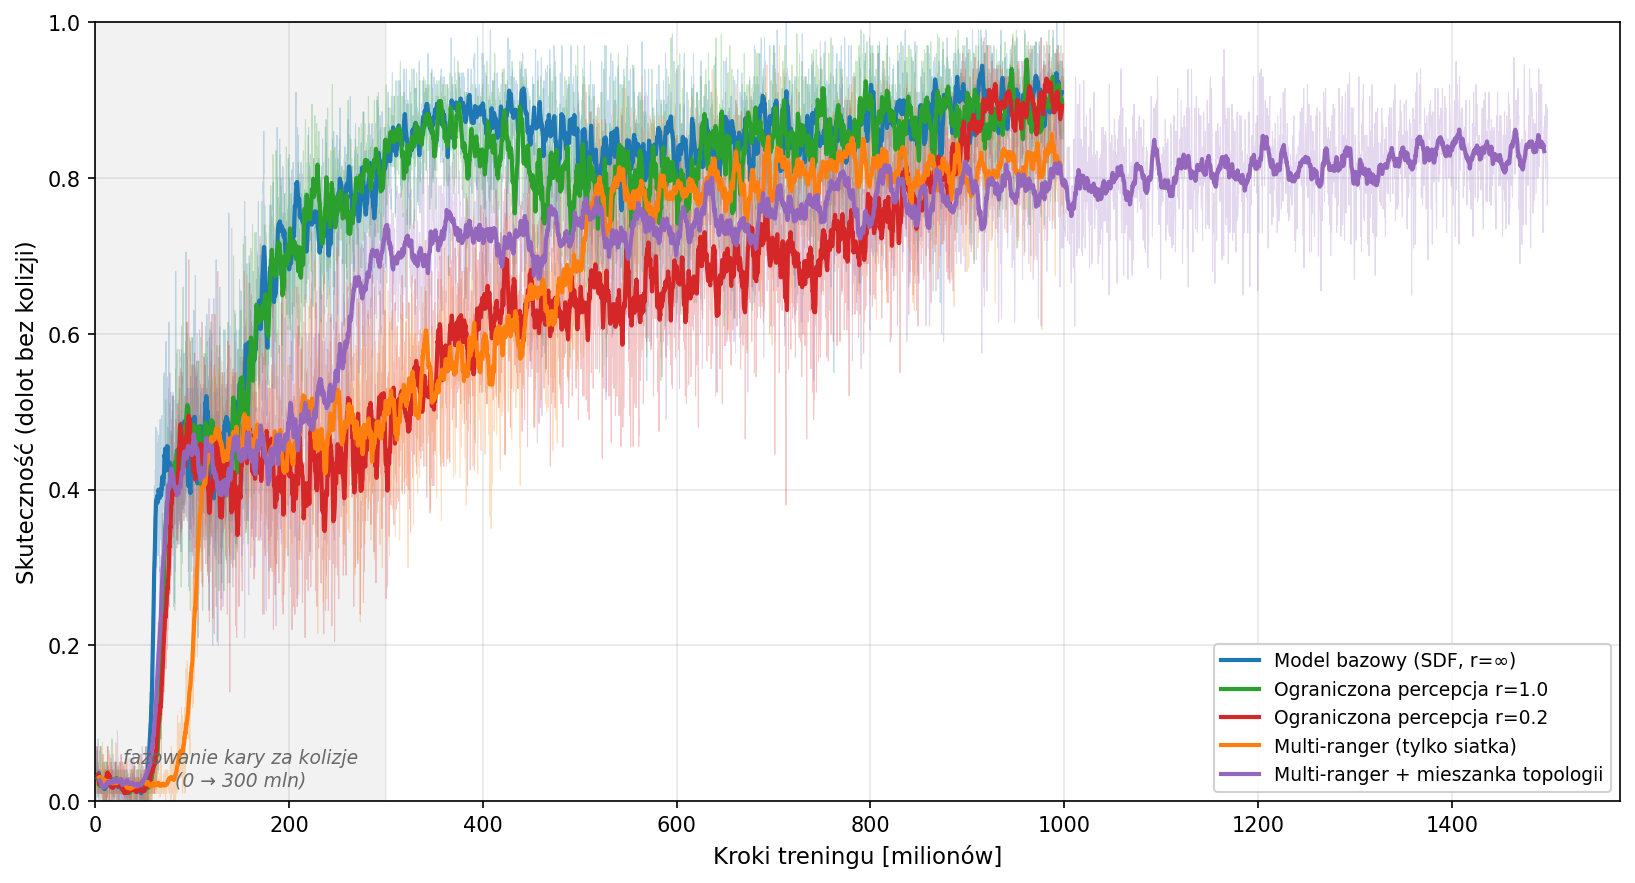

Reproduce this figure in Python.
"""
Learning curves: success rate vs env_steps dla 5 modeli na jednym wykresie.
Pokazuje kiedy modele zbiegly, gdzie plateau, roznice w konwergencji.

Output: figures/learning_curves.png
Run: python figures/learning_curves.py
"""

import os
import glob
import numpy as np
import matplotlib.pyplot as plt

from tensorboard.backend.event_processing import event_accumulator


TRAIN_DIR = '/home/michal/Desktop/MSc-thesis/3-Quad-Swarm-RL/quad-swarm-rl/train_dir'

# (experiment_dir, display_label, color, linestyle)
MODELS = [
    ('paper_baseline_8drones_s0',           'Model bazowy (SDF, r=∞)',            '#1F77B4', '-'),
    ('perception_limited_r1.0_8drones_s0',  'Ograniczona percepcja r=1.0',        '#2CA02C', '-'),
    ('perception_limited_r0.2_8drones_s0',  'Ograniczona percepcja r=0.2',        '#D62728', '-'),
    ('multiranger_r4.0_8drones_s0',         'Multi-ranger (tylko siatka)',        '#FF7F0E', '-'),
    ('multiranger_r4.0_topomix_8drones_s0', 'Multi-ranger + mieszanka topologii', '#9467BD', '-'),
]

METRIC = 'metric/agent_success_rate'


def load_curve(experiment_dir, metric_tag):
    """Return (steps, values) numpy arrays from all event files in a run's .summary/."""
    log_dir = os.path.join(TRAIN_DIR, experiment_dir)
    if not os.path.isdir(log_dir):
        return None, None
    ef_pattern = os.path.join(log_dir, '.summary', '*', 'events.out.tfevents*')
    event_files = sorted(glob.glob(ef_pattern))
    if not event_files:
        return None, None
    steps_all, vals_all = [], []
    for ef in event_files:
        ea = event_accumulator.EventAccumulator(ef, size_guidance={'scalars': 0})
        ea.Reload()
        if metric_tag not in ea.Tags()['scalars']:
            continue
        events = ea.Scalars(metric_tag)
        for e in events:
            steps_all.append(e.step)
            vals_all.append(e.value)
    if not steps_all:
        return None, None
    # Sort by step (in case multiple event files w resume)
    idx = np.argsort(steps_all)
    steps = np.array(steps_all)[idx]
    vals = np.array(vals_all)[idx]
    # SF loguje "final tick" ktore ma anomalny reward (drop do ~0).
    # Trim ostatnie 3 events per unikniecia visual glitch.
    if len(vals) > 5:
        steps = steps[:-3]
        vals = vals[:-3]
    return steps, vals


def smooth(x, window=25):
    """Moving average — 'valid' mode zeby uniknac zerowego padding'u na krancach
    (co ciagnie smoothed values ku 0 na koncu tablicy)."""
    if len(x) < window:
        return x
    kernel = np.ones(window) / window
    return np.convolve(x, kernel, mode='valid')


def smoothed_steps(steps, window=25):
    """Skoresponduje ze smooth('valid') — trim n_pad z obu stron."""
    if len(steps) < window:
        return steps
    n_pad = (window - 1) // 2
    n_end = window - 1 - n_pad
    return steps[n_pad:len(steps) - n_end]


def main():
    fig, ax = plt.subplots(1, 1, figsize=(11, 6))

    for exp_dir, label, color, ls in MODELS:
        steps, vals = load_curve(exp_dir, METRIC)
        if steps is None:
            print(f'  [SKIP] {exp_dir}: no data')
            continue

        # Raw trace (light)
        ax.plot(steps / 1e6, vals, color=color, linestyle=ls,
                linewidth=0.5, alpha=0.25, zorder=2)
        # Smoothed (bold) — uzywa 'valid' convolve, wiec smoothed jest krotszy
        SMOOTH_WIN = 25
        vals_smooth = smooth(vals, window=SMOOTH_WIN)
        steps_smooth = smoothed_steps(steps, window=SMOOTH_WIN)
        ax.plot(steps_smooth / 1e6, vals_smooth, color=color, linestyle=ls,
                linewidth=2.0, label=label, zorder=3)

        # Print final value
        print(f'  {label:40s}: {len(vals):4d} points, final smoothed = {vals_smooth[-1]:.3f}')

    # Anneal collision zone
    ax.axvspan(0, 300, alpha=0.1, color='gray', label=None, zorder=1)
    ax.text(150, 0.02, 'fazowanie kary za kolizje\n(0 → 300 mln)', fontsize=9,
            ha='center', color='dimgray', style='italic')

    ax.set_xlabel('Kroki treningu [milionów]', fontsize=11)
    ax.set_ylabel('Skuteczność (dolot bez kolizji)', fontsize=11)
    ax.legend(loc='lower right', fontsize=9, framealpha=0.9)
    ax.grid(True, alpha=0.3)
    ax.set_ylim(0, 1.0)
    ax.set_xlim(0, None)

    plt.tight_layout()
    out = os.path.join(os.path.dirname(os.path.abspath(__file__)),
                        'learning_curves.png')
    plt.savefig(out, dpi=150, bbox_inches='tight', facecolor='white')
    print(f'\nWrote: {out}')


if __name__ == '__main__':
    main()
